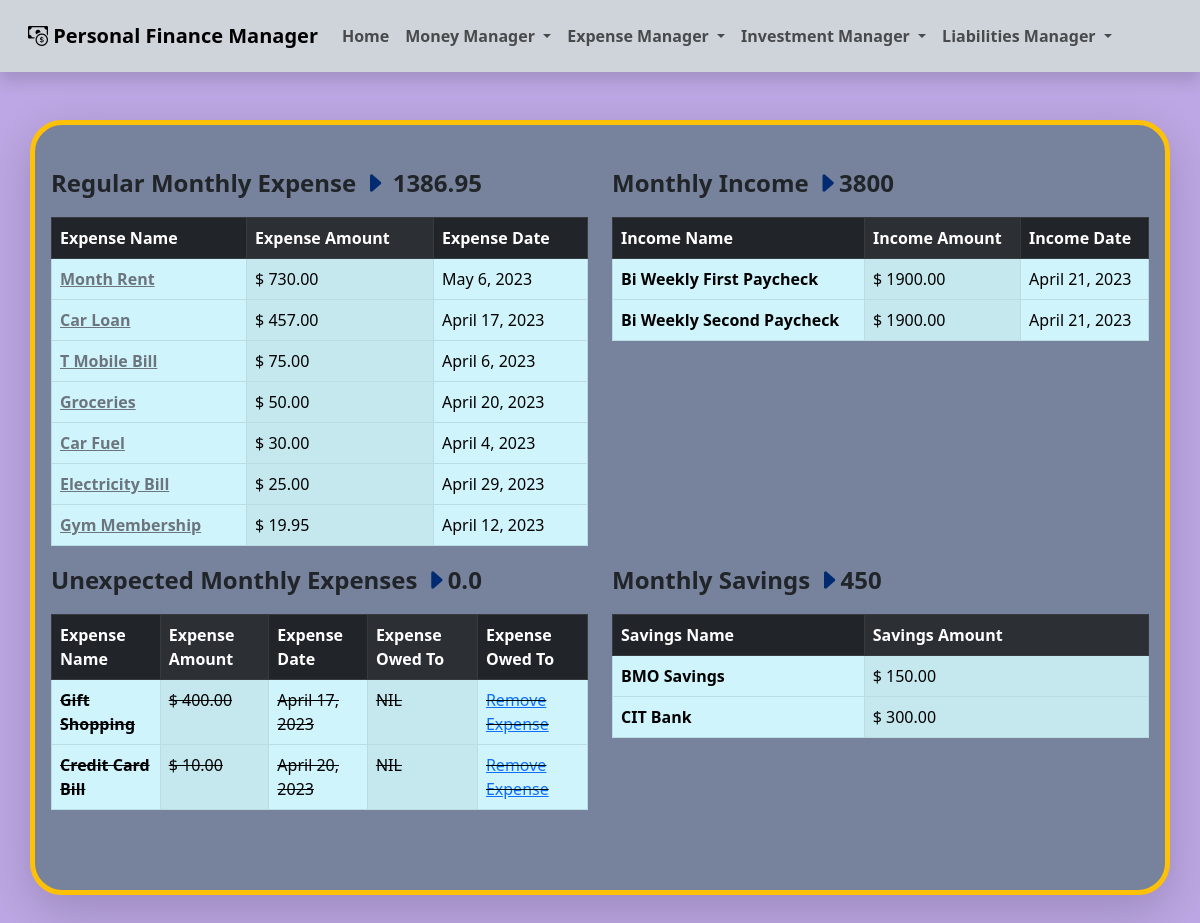
The page /expensetracker/viewexpense/ on the database its author committed.
### expensetracker/models.py (models this page shows, shortened)
class regularmonthlyexpense(models.Model):
    expenseName = models.CharField(max_length=50)
    expenseAmount = models.DecimalField(max_digits=6, decimal_places=2)
    expenseDate = models.DateField(default=timezone.now)

class regularmonthlyincome(models.Model):
    incomeName = models.CharField(max_length=50)
    incomeAmount = models.DecimalField(max_digits=6, decimal_places=2)
    incomeDate = models.DateField(default=timezone.now)

class unexpectedmonthlyexpense(models.Model):
    expenseName = models.CharField(max_length=50)
    expenseAmount = models.DecimalField(max_digits=6, decimal_places=2)
    expenseDate = models.DateField(default=timezone.now)
    expenseOwesTo = models.CharField(max_length=50)
    expenseStatus = models.BooleanField(default=True)

class regularmonthlysavings(models.Model):
    savingsName = models.CharField(max_length=50)
    savingsAmount = models.DecimalField(max_digits=6, decimal_places=2)

### expensetracker/views.py (the view)
# urls.py: path("viewexpense/", views.viewexpense, name="viewexpense"),
def viewexpense(request):
    allregularmonthlyexpense = regularmonthlyexpense.objects.all().order_by(
        'expenseAmount').reverse()
    allregularmonthlysavings = regularmonthlysavings.objects.all()
    allunexpectedmonthlyexpense = unexpectedmonthlyexpense.objects.all()
    allregularmonthlyincome = regularmonthlyincome.objects.all()
    totalRegularExpense = regularmonthlyexpense.objects.aggregate(
        Sum('expenseAmount'))['expenseAmount__sum']
    totalMonthlyIncome = regularmonthlyincome.objects.aggregate(
        Sum('incomeAmount'))['incomeAmount__sum']
    totalSavings = regularmonthlysavings.objects.all().aggregate(
        Sum('savingsAmount'))['savingsAmount__sum']
    totalMonthlySavings = totalSavings
    totalUnexpectedExpense = unexpectedmonthlyexpense.objects.all().exclude(
        expenseStatus=False).aggregate(
        Sum('expenseAmount'))['expenseAmount__sum']
    totalUnexpectedExpense = 0.00 if totalUnexpectedExpense is None else totalUnexpectedExpense
    totalSavings = (totalSavings/totalMonthlyIncome) * 100
    expensePercentage = (totalRegularExpense/totalMonthlyIncome) * 100
    leftOverPercentage = ((totalMonthlyIncome -
                          (totalSavings+totalRegularExpense)) / totalMonthlyIncome) * 100
    return render(request, "viewexpense.html", {"allregularmonthlyexpense": allregularmonthlyexpense, "allunexpectedmonthlyexpense":
                                                allunexpectedmonthlyexpense, "allregularmonthlyincome": allregularmonthlyincome,
                                                "totalRegularExpense": totalRegularExpense, "totalMonthlyIncome": totalMonthlyIncome,
                                                "expensePercentage": expensePercentage, "totalSavings": totalSavings, "allregularmonthlysavings": allregularmonthlysavings,
                                                "leftOverPercentage": leftOverPercentage, "totalUnexpectedExpense": totalUnexpectedExpense, "totalMonthlySavings": totalMonthlySavings})

### expensetracker/templates/viewexpense.html
{% extends 'website-master.html' %} {% block content %}
<br />
<div class="row">
  <div class="col-md-6">
    <p class="fs-4 fw-semibold">
      Regular Monthly Expense
      <i
        class="bi bi-caret-right-fill"
        style="font-size: 1.5rem; color: #002a71"
      ></i>
      {{totalRegularExpense|floatformat:2}}
    </p>
    <table
      class="table table-striped-columns table-info table-hover table-bordered"
    >
      <thead class="table-dark">
        <tr>
          <th scope="col">Expense Name</th>
          <th scope="col">Expense Amount</th>
          <th scope="col">Expense Date</th>
        </tr>
      </thead>
      <tbody>
        {% for eachExpenseItem in allregularmonthlyexpense %}
        <tr>
          <th scope="row">
            <a
              class="link-secondary"
              href="{% url 'editmonthlyexpense' eachExpenseItem.id %}"
              >{{ eachExpenseItem.expenseName }}</a
            >
          </th>
          <td>$ {{ eachExpenseItem.expenseAmount|floatformat:2 }}</td>
          <td>{{ eachExpenseItem.expenseDate }}</td>
        </tr>
        {% endfor %}
      </tbody>
    </table>
  </div>
  <div class="col-md-6">
    <p class="fs-4 fw-semibold">
      Monthly Income
      <i
        class="bi bi-caret-right-fill"
        style="font-size: 1.5rem; color: #002a71"
      ></i
      >{{totalMonthlyIncome}}
    </p>
    <table
      class="table table-striped-columns table-info table-hover table-bordered"
    >
      <thead class="table-dark">
        <tr>
          <th scope="col">Income Name</th>
          <th scope="col">Income Amount</th>
          <th scope="col">Income Date</th>
        </tr>
      </thead>
      <tbody>
        {% for eachExpenseItem in allregularmonthlyincome %}
        <tr>
          <th scope="row">{{ eachExpenseItem.incomeName }}</th>
          <td>$ {{ eachExpenseItem.incomeAmount|floatformat:2 }}</td>
          <td>{{ eachExpenseItem.incomeDate }}</td>
        </tr>
        {% endfor %}
      </tbody>
    </table>
  </div>
  <div class="col-md-6">
    <p class="fs-4 fw-semibold">
      Unexpected Monthly Expenses
      <i
        class="bi bi-caret-right-fill"
        style="font-size: 1.5rem; color: #002a71"
      ></i
      >{{totalUnexpectedExpense}}
    </p>
    <table
      class="table table-striped-columns table-info table-hover table-bordered"
    >
      <thead class="table-dark">
        <tr>
          <th scope="col">Expense Name</th>
          <th scope="col">Expense Amount</th>
          <th scope="col">Expense Date</th>
          <th scope="col">Expense Owed To</th>
          <th scope="col">Expense Owed To</th>
        </tr>
      </thead>
      <tbody>
        {% for eachExpenseItem in allunexpectedmonthlyexpense %}
        {% if eachExpenseItem.expenseStatus %}
        <tr>
          {% else %}
        <tr class="text-decoration-line-through">
          {% endif %}
          <th scope="row">{{ eachExpenseItem.expenseName }}</th>
          <td>$ {{ eachExpenseItem.expenseAmount|floatformat:2 }}</td>
          <td>{{ eachExpenseItem.expenseDate }}</td>
          <td>{{ eachExpenseItem.expenseOwesTo }}</td>
          <td>
            <a href="{% url 'removeunexpectedexpense' eachExpenseItem.id %}"
              >Remove Expense</a
            >
          </td>
        </tr>
        {% endfor %}
      </tbody>
    </table>
  </div>
  <div class="col-md-6">
    <p class="fs-4 fw-semibold">
      Monthly Savings
      <i
        class="bi bi-caret-right-fill"
        style="font-size: 1.5rem; color: #002a71"
      ></i
      >{{totalMonthlySavings}}
    </p>
    <table
      class="table table-striped-columns table-info table-hover table-bordered"
    >
      <thead class="table-dark">
        <tr>
          <th scope="col">Savings Name</th>
          <th scope="col">Savings Amount</th>
        </tr>
      </thead>
      <tbody>
        {% for eachSavingItem in allregularmonthlysavings %}
        <tr>
          <th scope="row">{{ eachSavingItem.savingsName }}</th>
          <td>$ {{ eachSavingItem.savingsAmount|floatformat:2 }}</td>
        </tr>
        {% endfor %}
      </tbody>
    </table>
  </div>
</div>
<br />
<br />
{% endblock %}

### rows shown on the page
regularmonthlyexpense: expenseName "Month Rent", expenseAmount "730.00", expenseDate "May 6, 2023"
regularmonthlyexpense: expenseName "Car Loan", expenseAmount "457.00", expenseDate "April 17, 2023"
regularmonthlyexpense: expenseName "T Mobile Bill", expenseAmount "75.00", expenseDate "April 6, 2023"
regularmonthlyexpense: expenseName "Groceries", expenseAmount "50.00", expenseDate "April 20, 2023"
regularmonthlyexpense: expenseName "Car Fuel", expenseAmount "30.00", expenseDate "April 4, 2023"
regularmonthlyexpense: expenseName "Electricity Bill", expenseAmount "25.00", expenseDate "April 29, 2023"
regularmonthlyexpense: expenseName "Gym Membership", expenseAmount "19.95", expenseDate "April 12, 2023"
regularmonthlyincome: incomeName "Bi Weekly First Paycheck", incomeAmount "1900.00", incomeDate "April 21, 2023"
regularmonthlyincome: incomeName "Bi Weekly Second Paycheck", incomeAmount "1900.00", incomeDate "April 21, 2023"
unexpectedmonthlyexpense: expenseName "Gift Shopping", expenseAmount "400.00", expenseDate "April 17, 2023", expenseOwesTo "NIL"
unexpectedmonthlyexpense: expenseName "Credit Card Bill", expenseAmount "10.00", expenseDate "April 20, 2023", expenseOwesTo "NIL"
regularmonthlysavings: savingsName "BMO Savings", savingsAmount "150.00"
regularmonthlysavings: savingsName "CIT Bank", savingsAmount "300.00"

### other values the page prints
{{ totalRegularExpense|floatformat:2 }} "1386.95"
{{ totalMonthlyIncome }} "3800"
{{ totalUnexpectedExpense }} "0.0"
{{ totalMonthlySavings }} "450"
